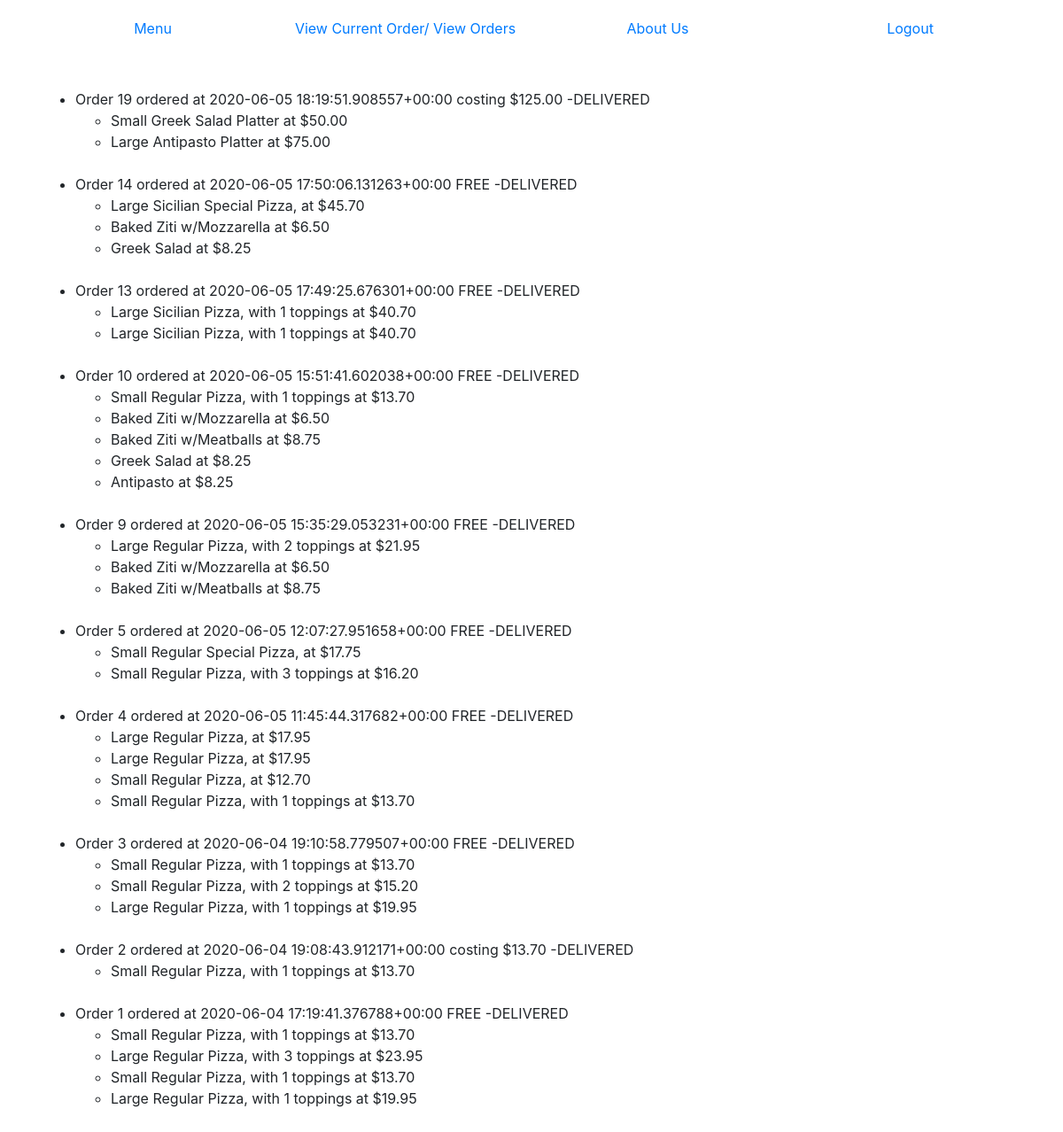
Screenshot of /orders/ (signed in) with the database file from the repository.
### orders/models.py (models this page shows, shortened)
class Order(models.Model):
    user = models.ForeignKey(User, on_delete=models.CASCADE)
    time = models.DateTimeField(auto_now_add=True)
    price = models.DecimalField(max_digits=10, decimal_places=2, default=0.00)
    delivered = models.BooleanField(default=False)
    free = models.BooleanField(default=False)
    def __str__(self):
        if self.free:
            return  f"Order {self.id} ordered at {self.time} FREE"
        else:
            return  f"Order {self.id} ordered at {self.time} costing ${self.price}"

class DinnerPlatters(models.Model):
    base_platter = models.ForeignKey(BaseDinnerPlatters, on_delete=models.CASCADE, null=True)
    order = models.ForeignKey(Order, on_delete=models.CASCADE, null=True, blank=True, related_name="dinnerplatters")
    ordered_by = models.ForeignKey(User, on_delete=models.CASCADE)
    sent_to_kitchen = models.BooleanField(default=False)
    large = models.BooleanField(default=False)
    price = models.DecimalField(max_digits=4, decimal_places=2, default=0.00, editable=False)
    def __str__(self):
        if self.large:
            return f"Large {self.base_platter.name} Platter at ${self.price}"
        else:
            return f"Small {self.base_platter.name} Platter at ${self.price}"

class BaseDinnerPlatters(models.Model):
    name = models.CharField(max_length=64)
    small_price = models.DecimalField(max_digits=10, decimal_places=2, default=0.00)
    large_price = models.DecimalField(max_digits=10, decimal_places=2, default=0.00)

class Pizza(models.Model):
    base_pizza = models.ForeignKey(BasePizza, on_delete=models.CASCADE, null=True)
    toppings = models.ManyToManyField(Topping, blank=True)
    order = models.ForeignKey(Order, on_delete=models.CASCADE, null=True, blank=True, related_name="pizzas")
    ordered_by = models.ForeignKey(User, on_delete=models.CASCADE)
    sent_to_kitchen = models.BooleanField(default=False)
    large = models.BooleanField(default=False)
    price = models.DecimalField(max_digits=4, decimal_places=2, default=0.00, editable=False)
    def __str__(self):
        topping_count = self.toppings.all().count()
        if topping_count == 0:
            if self.large:
                return f"Large {self.base_pizza.pizzatype} Pizza, at ${self.price}"
            else:
                return f"Small {self.base_pizza.pizzatype} Pizza, at ${self.price}"
        elif topping_count <= 3:
            if self.large:
                return f"Large {self.base_pizza.pizzatype} Pizza, with {topping_count} toppings at ${self.price}"
            else:
                return f"Small {self.base_pizza.pizzatype} Pizza, with {topping_count} toppings at ${self.price}"
        else:
            if self.large:
                return f"Large {self.base_pizza.pizzatype} Special Pizza, at ${self.price}"
            else:
                return f"Small {self.base_pizza.pizzatype} Special Pizza, at ${self.price}"

class BasePizza(models.Model):
    pizzatype = models.CharField(max_length=28, unique=True)
    sm_0t = models.DecimalField(max_digits=10, decimal_places=2, default=0.00)
    sm_1t = models.DecimalField(max_digits=10, decimal_places=2, default=0.00)
    sm_2t = models.DecimalField(max_digits=10, decimal_places=2, default=0.00)
    sm_3t = models.DecimalField(max_digits=10, decimal_places=2, default=0.00)
    sm_st = models.DecimalField(max_digits=10, decimal_places=2, default=0.00)
    la_0t = models.DecimalField(max_digits=10, decimal_places=2, default=0.00)
    la_1t = models.DecimalField(max_digits=10, decimal_places=2, default=0.00)
    la_2t = models.DecimalField(max_digits=10, decimal_places=2, default=0.00)
    la_3t = models.DecimalField(max_digits=10, decimal_places=2, default=0.00)
    la_st = models.DecimalField(max_digits=10, decimal_places=2, default=0.00)

class Pasta(models.Model):
    base_pasta = models.ForeignKey(BasePasta, on_delete=models.CASCADE, null=True)
    order = models.ForeignKey(Order, on_delete=models.CASCADE, null=True, blank=True, related_name="pastas")
    ordered_by = models.ForeignKey(User, on_delete=models.CASCADE)
    sent_to_kitchen = models.BooleanField(default=False)
    price = models.DecimalField(max_digits=4, decimal_places=2, default=0.00, editable=False)
    def __str__(self):
        return f"{self.base_pasta.name} at ${self.price}"

class BasePasta(models.Model):
    name = models.CharField(max_length=64)
    price = models.DecimalField(max_digits=10, decimal_places=2, default=0.00)

class Salad(models.Model):
    base_salad = models.ForeignKey(BaseSalad, on_delete=models.CASCADE, null=True)
    order = models.ForeignKey(Order, on_delete=models.CASCADE, null=True, blank=True, related_name="salads")
    ordered_by = models.ForeignKey(User, on_delete=models.CASCADE)
    sent_to_kitchen = models.BooleanField(default=False)
    price = models.DecimalField(max_digits=4, decimal_places=2, default=0.00, editable=False)
    def __str__(self):
        return f"{self.base_salad.name} at ${self.price}"

class BaseSalad(models.Model):
    name = models.CharField(max_length=64)
    price = models.DecimalField(max_digits=10, decimal_places=2, default=0.00)

### orders/views.py (the view)
# urls.py: path("orders/", views.orders, name="orders"),
@login_required
def orders(request):
	context = {
		"orders" : Order.objects.filter(user=request.user),
		"pizzas": Pizza.objects.filter(sent_to_kitchen=True),
		"pastas": Pasta.objects.filter(sent_to_kitchen=True),
		"platters": DinnerPlatters.objects.filter(sent_to_kitchen=True),
		"salads": Salad.objects.filter(sent_to_kitchen=True),
	}
	return render(request, "orders/yourorders.html", context)

### orders/templates/orders/yourorders.html (shortened to what this page needs)
{% extends "orders/layout.html" %}
{% block body %}
<ul>
{% for order in orders reversed  %}
    <li>{{order}}  -{% if order.delivered %}DELIVERED {% else %}NOT DELIVERED{% endif %}</li>
    <ul>
        {% for pizza in pizzas %}
        {% if pizza.order == order %}
        <li>{{pizza}}</li>
        {% endif %}
        {% endfor %}
    </ul>
    <ul>
        {% for pasta in pastas %}
        {% if pasta.order == order %}
        <li>{{pasta}}</li>
        {% endif %}
        {% endfor %}
    </ul>
    <ul>
        {% for salad in salads %}
        {% if salad.order == order %}
        <li>{{salad}}</li>
        {% endif %}
        {% endfor %}
    </ul>
    <ul>
        {% for platter in platters %}
        {% if platter.order == order %}
        <li>{{platter}}</li>
        {% endif %}
        {% endfor %}
    </ul>
    <br>
{% endfor %}
</ul>
{% endblock %}

### rows the page displays
Order: free+id+time "Order 19 ordered at 2020-06-05 18:19:51.908557+00:00 costing $125.00", delivered "DELIVERED"
DinnerPlatters: large+base_platter+price "Small Greek Salad Platter at $50.00"
DinnerPlatters: large+base_platter+price "Large Antipasto Platter at $75.00"
Order: free+id+time "Order 14 ordered at 2020-06-05 17:50:06.131263+00:00 FREE", delivered "DELIVERED"
Pizza: id+large+base_pizza "Large Sicilian Special Pizza, at $45.70"
Pasta: base_pasta+price "Baked Ziti w/Mozzarella at $6.50"
Salad: base_salad+price "Greek Salad at $8.25"
Order: free+id+time "Order 13 ordered at 2020-06-05 17:49:25.676301+00:00 FREE", delivered "DELIVERED"
Pizza: id+large+base_pizza "Large Sicilian Pizza, with 1 toppings at $40.70"
Pizza: id+large+base_pizza "Large Sicilian Pizza, with 1 toppings at $40.70"
Order: free+id+time "Order 10 ordered at 2020-06-05 15:51:41.602038+00:00 FREE", delivered "DELIVERED"
Pizza: id+large+base_pizza "Small Regular Pizza, with 1 toppings at $13.70"
Pasta: base_pasta+price "Baked Ziti w/Mozzarella at $6.50"
Pasta: base_pasta+price "Baked Ziti w/Meatballs at $8.75"
Salad: base_salad+price "Greek Salad at $8.25"
Salad: base_salad+price "Antipasto at $8.25"
Order: free+id+time "Order 9 ordered at 2020-06-05 15:35:29.053231+00:00 FREE", delivered "DELIVERED"
Pizza: id+large+base_pizza "Large Regular Pizza, with 2 toppings at $21.95"
Pasta: base_pasta+price "Baked Ziti w/Mozzarella at $6.50"
Pasta: base_pasta+price "Baked Ziti w/Meatballs at $8.75"
Order: free+id+time "Order 5 ordered at 2020-06-05 12:07:27.951658+00:00 FREE", delivered "DELIVERED"
Pizza: id+large+base_pizza "Small Regular Special Pizza, at $17.75"
Pizza: id+large+base_pizza "Small Regular Pizza, with 3 toppings at $16.20"
Order: free+id+time "Order 4 ordered at 2020-06-05 11:45:44.317682+00:00 FREE", delivered "DELIVERED"
Pizza: id+large+base_pizza "Large Regular Pizza, at $17.95"
Pizza: id+large+base_pizza "Large Regular Pizza, at $17.95"
Pizza: id+large+base_pizza "Small Regular Pizza, at $12.70"
Pizza: id+large+base_pizza "Small Regular Pizza, with 1 toppings at $13.70"
Order: free+id+time "Order 3 ordered at 2020-06-04 19:10:58.779507+00:00 FREE", delivered "DELIVERED"
Pizza: id+large+base_pizza "Small Regular Pizza, with 1 toppings at $13.70"
Pizza: id+large+base_pizza "Small Regular Pizza, with 2 toppings at $15.20"
Pizza: id+large+base_pizza "Large Regular Pizza, with 1 toppings at $19.95"
Order: free+id+time "Order 2 ordered at 2020-06-04 19:08:43.912171+00:00 costing $13.70", delivered "DELIVERED"
Pizza: id+large+base_pizza "Small Regular Pizza, with 1 toppings at $13.70"
Order: free+id+time "Order 1 ordered at 2020-06-04 17:19:41.376788+00:00 FREE", delivered "DELIVERED"
Pizza: id+large+base_pizza "Small Regular Pizza, with 1 toppings at $13.70"
Pizza: id+large+base_pizza "Large Regular Pizza, with 3 toppings at $23.95"
Pizza: id+large+base_pizza "Small Regular Pizza, with 1 toppings at $13.70"
Pizza: id+large+base_pizza "Large Regular Pizza, with 1 toppings at $19.95"
